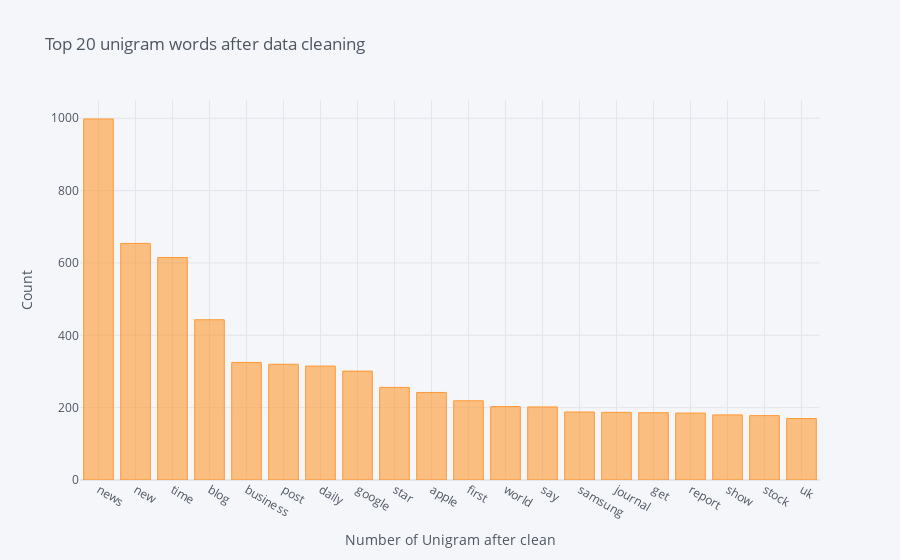

The code cell stored with this chart in its notebook:
### Code cell
# ploting 
df_unigram_cln.iplot(kind='bar',xTitle='Number of Unigram after clean', yTitle='Count',
                title='Top 20 unigram words after data cleaning')

### Figure 1 — Plotly figure (JSON) as saved in the notebook; plotly's stock layout.template omitted (floating-point values rounded to 4 significant figures)
{"data": [{"marker": {"color": "rgba(255, 153, 51, 0.6)", "line": {"color": "rgba(255, 153, 51, 1.0)", "width": 1}}, "name": "count", "orientation": "v", "text": "", "type": "bar", "x": ["news", "new", "time", "blog", "business", "post", "daily", "google", "star", "apple", "first", "world", "say", "samsung", "journal", "get", "report", "show", "stock", "uk"], "y": [998, 654, 615, 443, 325, 320, 315, 301, 256, 242, 219, 203, 202, 188, 187, 186, 185, 180, 178, 170]}], "layout": {"legend": {"bgcolor": "#F5F6F9", "font": {"color": "#4D5663"}}, "paper_bgcolor": "#F5F6F9", "plot_bgcolor": "#F5F6F9", "title": {"font": {"color": "#4D5663"}, "text": "Top 20 unigram words after data cleaning"}, "xaxis": {"gridcolor": "#E1E5ED", "showgrid": true, "tickfont": {"color": "#4D5663"}, "title": {"font": {"color": "#4D5663"}, "text": "Number of Unigram after clean"}, "zerolinecolor": "#E1E5ED"}, "yaxis": {"gridcolor": "#E1E5ED", "showgrid": true, "tickfont": {"color": "#4D5663"}, "title": {"font": {"color": "#4D5663"}, "text": "Count"}, "zerolinecolor": "#E1E5ED"}}}
